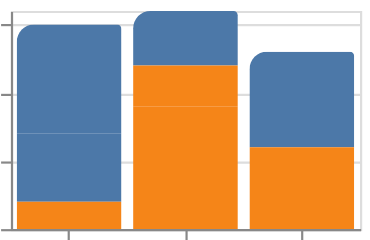

Write a Vega-Lite specification for this figure.
### Vega-Lite specification from a JSON file in a GitHub repository (floating-point values rounded to 4 significant figures)
{"$schema": "https://vega.github.io/schema/vega-lite/v6.json", "padding": 5, "autosize": "none", "data": {"name": "table", "values": [{"c": "A", "g": "p", "x": 1, "y": 2, "v": 5, "t": "2024-01-15", "o": {"v": 3}, "IMDB Rating": 6.1, "d": "x1"}, {"c": "B", "g": "q", "x": 2, "y": 4, "v": 9, "t": "2024-02-20", "o": {"v": 7}, "IMDB Rating": 7.4, "d": "x2"}, {"c": "A", "g": "q", "x": 3, "y": 3, "v": 2, "t": "2024-03-05", "o": {"v": 1}, "IMDB Rating": 5.2, "d": "x1"}, {"c": "C", "g": "p", "x": 4, "y": 6, "v": 7, "t": "2024-05-30", "o": {"v": 4}, "IMDB Rating": 8.8, "d": "x3"}, {"c": "B", "g": "p", "x": 5, "y": 5, "v": 4, "t": "2024-07-11", "o": {"v": 9}, "IMDB Rating": 6.9, "d": "x2"}, {"c": "C", "g": "q", "x": 6, "y": 8, "v": 6, "t": "2024-09-02", "o": {"v": 2}, "IMDB Rating": 7.7, "d": "x3"}, {"c": "A", "g": "p", "x": 7, "y": 7, "v": 8, "t": "2024-11-25", "o": {"v": 5}, "IMDB Rating": 4.4, "d": "x1"}, {"c": "B", "g": "q", "x": 8, "y": 9, "v": 3, "t": "2024-12-31", "o": {"v": 8}, "IMDB Rating": 9.1, "d": "x2"}]}, "width": 160, "height": 100, "mark": {"type": "bar", "cornerRadiusTopLeft": 8, "cornerRadiusTopRight": 2}, "encoding": {"x": {"field": "c", "type": "nominal"}, "y": {"field": "v", "type": "quantitative"}, "color": {"field": "g", "type": "nominal"}}}
